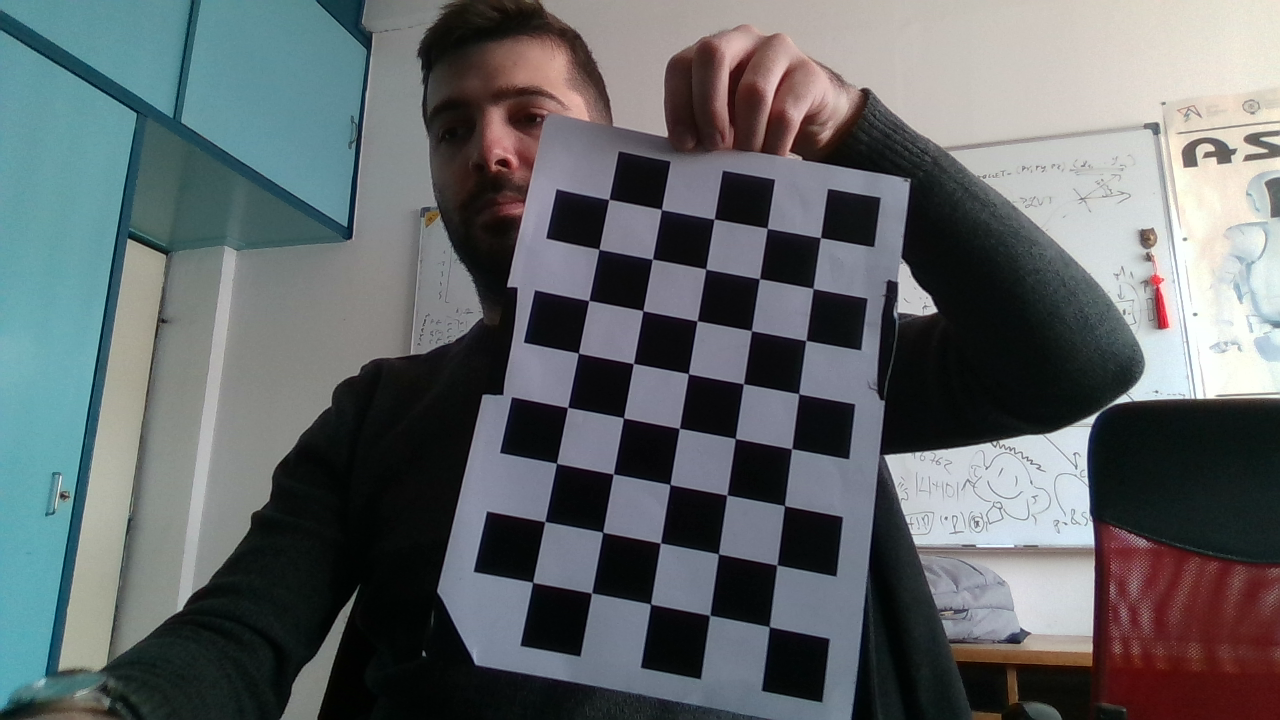
#> input picture calib/104122061553/img_00000.png, 1280 x 720 px; its folder holds 2 pictures in this run
$ python kalibracija.py --path calib/104122061553
#> lines starting #> are read from the running program, lines starting #| are printed output that depends on the picture; after the words box and inside, x2 and y2 are one past the last pixel; in counts of white or black regions, pixels touching at a corner belong together; long printed decimals are rounded
### utils.py
import cv2
import numpy as np
import os
import json

LINIJE = [
    (0, 1, (0, 0, 255)),
    (0, 15, (0, 0, 255)),
    (1, 2, (255, 0, 0)),
    (2, 3, (225, 0, 0)),
    (3, 4, (195, 0, 0)),
    (1, 5, (0, 255, 0)),
    (5, 6, (0, 225, 0)),
    (6, 7, (0, 195, 0)),
    (15, 17, (0, 0, 255)),
    (16, 18, (0, 0, 255)),
    (0, 16, (0, 0, 255)),
    (1, 8, (0, 0, 255)),
    (8, 12, (0, 0, 255)),
    (8, 9, (0, 0, 255)),
    (9, 10, (135, 0, 0)),
    (10, 11, (120, 0, 0)),
    (11, 22, (125, 0, 0)),
    (11, 24, (130, 0, 0)),
    (22, 23, (118, 0, 0)),
    (12, 13, (0, 120, 0)),
    (13, 14, (0, 125, 0)),
    (14, 19, (0, 130, 0)),
    (14, 21, (0, 135, 0)),
    (19, 20, (0, 118, 0))
]

# [12 lines left out: function iscrtaj_markere, not called in this run]


def ucitaj_fajlove(folder, sort=True, ekstenzije=None):
#> called with folder = 'calib/104122061553', sort = True
    all_files = list()
    for f in os.listdir(folder):
        if ekstenzije == None or (os.path.splitext(f)[-1] in ekstenzije):
            all_files.append(os.path.join(folder, f))
#> pass 2 of the loop in ucitaj_fajlove, `for f in os.listdir(folder):`:
    if sort:
        all_files.sort()
    return all_files


# [87 lines left out: functions ucitaj_unutrasnje_parametre, ucitaj_sve_parametre, zarotiraj_markere, ucitaj_json, ucitaj_markere, ucitaj_markere1 and 3 more, not called in this run]

### kalibracija.py
import argparse
import numpy as np
import cv2
import os
from utils import ucitaj_fajlove


def calibrate(images_path, file_name, width, height, cell_size, angle):

    print(angle)
    all_files = list()
    all_files = ucitaj_fajlove(images_path, ekstenzije={".png", ".jpg"})
    criteria = (cv2.TERM_CRITERIA_EPS + cv2.TERM_CRITERIA_MAX_ITER, 30, 0.001)

    single_object_points = np.zeros((width*height, 3), np.float32)
    for i in range(height):
        for j in range(width):
            single_object_points[i*width + j, :] = np.array(
                [j*cell_size, i*cell_size, 0], dtype=np.float32)
    object_points = []  # 3d point in real world space
    imgage_points = []
    i = 0
    for image in all_files:
        i+=1
        img = cv2.imread(image)
#> img is the input picture: shape (720, 1280, 3); mean B, G, R 104.5, 102.3, 97
        # [16 lines of commented-out code are left out]

        gray = cv2.cvtColor(img, cv2.COLOR_BGR2GRAY)
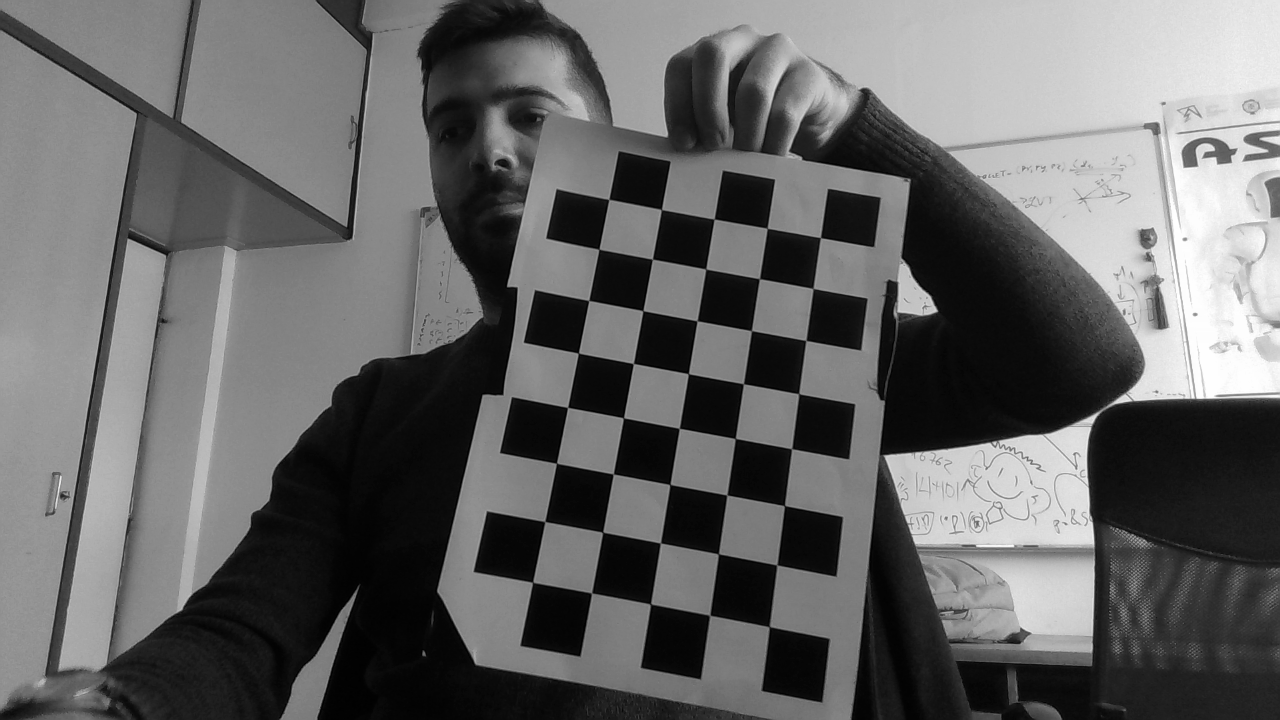
#> gray: shape (720, 1280); min 0, max 255, mean 100.9
        ret, corners = cv2.findChessboardCorners(gray, (width, height), None)
#> ret = True; corners = 40 rows, first 8: [820.5, 237.3], [812.9, 288.5], [805.7, 340.1], [798.4, 393.6], [791.7, 448.2], [784.5, 505.5], [776.9, 564.8], [769.1, 626.5]
        if ret == True:
            corners2 = cv2.cornerSubPix(
                gray, corners, (11, 11), (-1, -1), criteria)
#> corners2 = 40 rows, first 8: [820.4, 237.6], [813.1, 288.4], [805.9, 340.4], [798.7, 393.7], [791.7, 448.7], [784.4, 505.6], [776.9, 564.9], [769.3, 626.6]
            object_points.append(single_object_points)
            imgage_points.append(corners2)
            img = cv2.drawChessboardCorners(
                img, (width, height), corners2, ret)
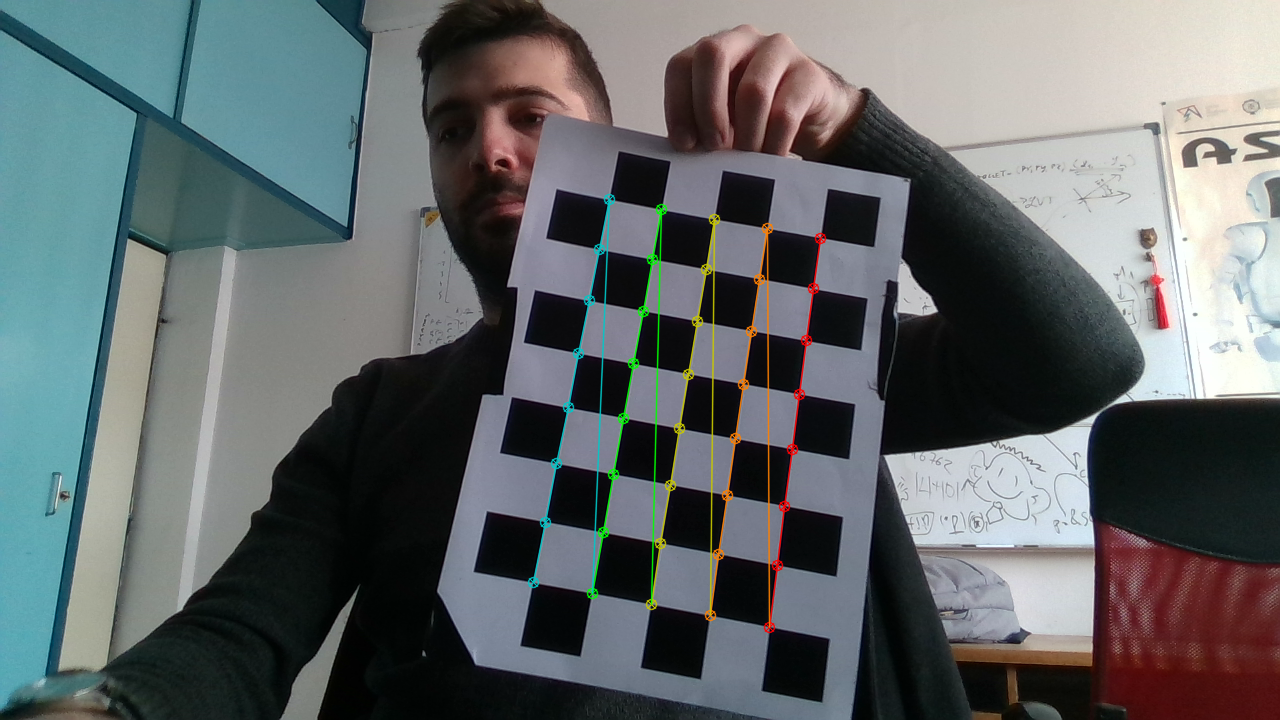
#> img: shape (720, 1280, 3); 1.5% of pixels changed, all inside (x1, y1, x2, y2) = (527, 193, 827, 634)
            cv2.imshow('img', img)
            cv2.waitKey(500)
#> pass 2 of the loop in calibrate, `for image in all_files:`:
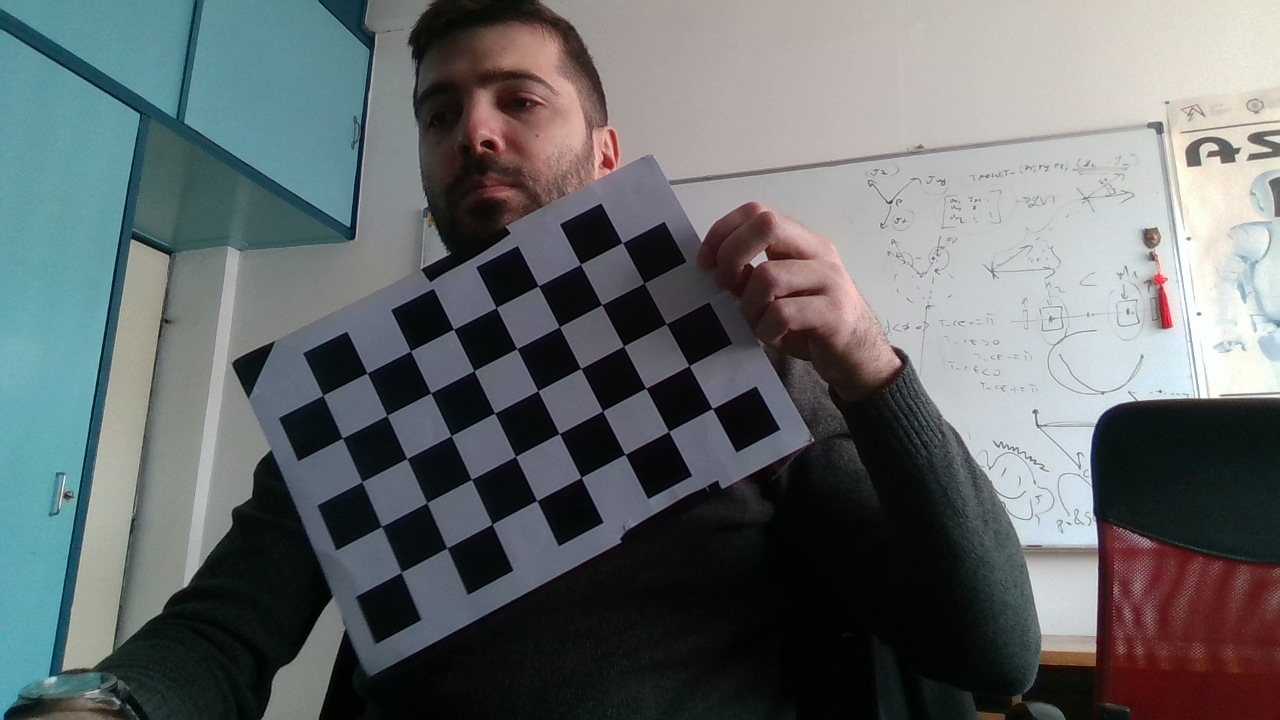
#> input picture calib/104122061553/img_00001.png, 1280 x 720 px
#> in calibrate, img is the input picture: shape (720, 1280, 3); mean B, G, R 107.8, 106.4, 101.1
#> in calibrate, `gray = cv2.cvtColor(img, cv2.COLOR_BGR2GRAY)`:
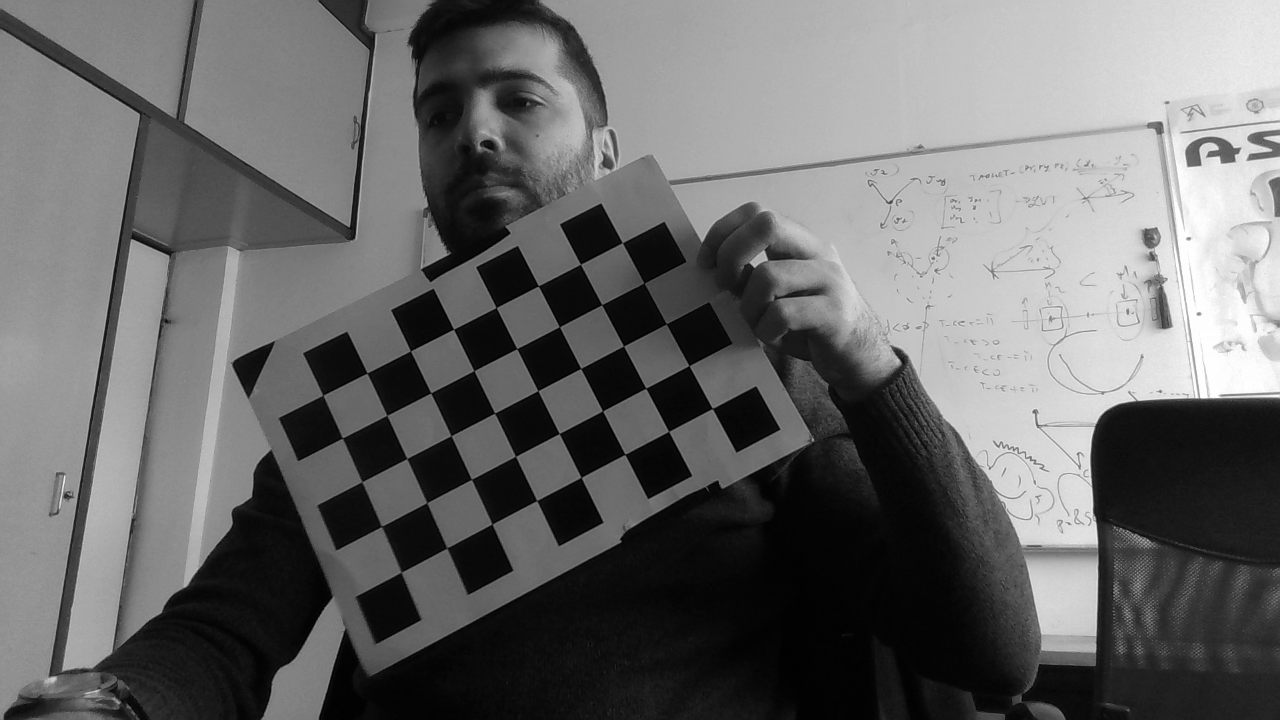
#> gray: shape (720, 1280); min 0, max 255, mean 104.9
#> corners = 40 rows, first 8: [712.3, 408.4], [668.6, 431.3], [624.9, 454.4], [581.3, 477.1], [536.4, 500.4], [492.1, 524], [446.4, 548.1], [401.2, 572.2]
#> corners2 = 40 rows, first 8: [712.3, 408.4], [668.6, 431.4], [624.9, 454.4], [581.1, 477.4], [536.7, 500.6], [492, 524.1], [446.8, 548], [401.1, 572.3]
#> in calibrate, `img = cv2.drawChessboardCorners( img, (width, height), corners2, ret)`:
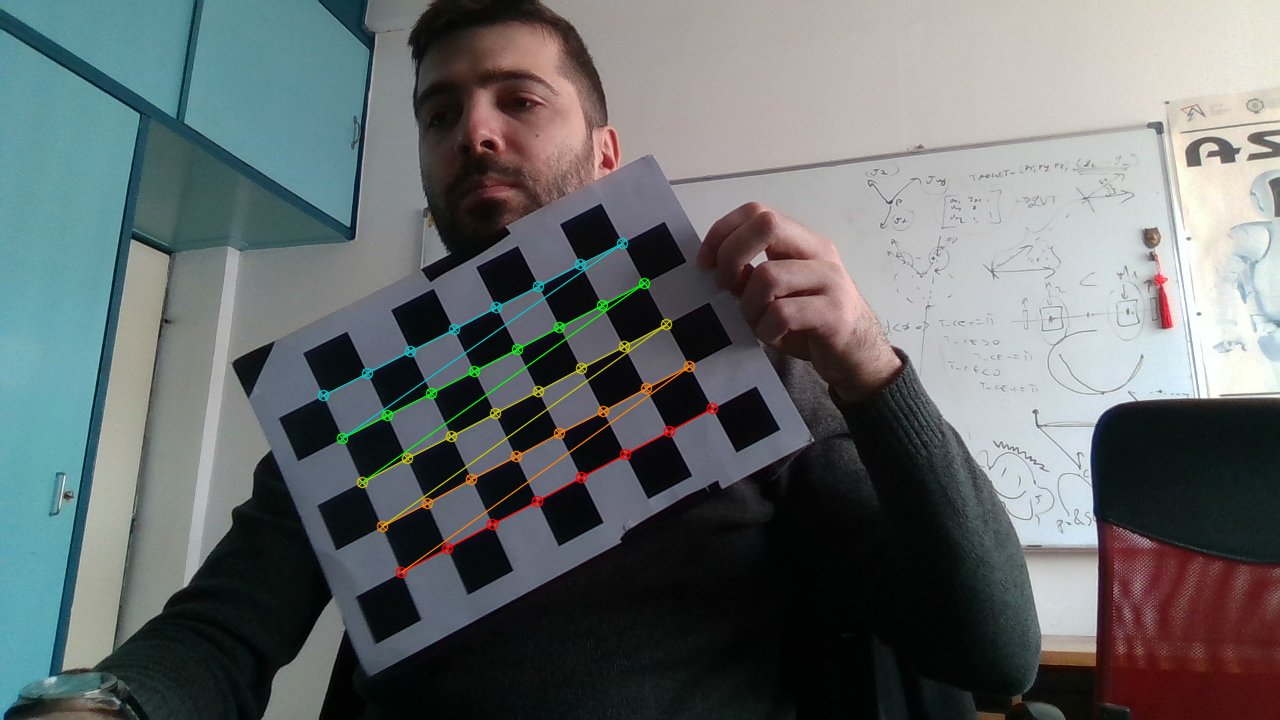
#> img: shape (720, 1280, 3); 1.22% of pixels changed, all inside (x1, y1, x2, y2) = (317, 237, 719, 579)
    cv2.destroyAllWindows()
    ret, mtx, dist, rvecs, tvecs = cv2.calibrateCamera(
        object_points, imgage_points, gray.shape[::-1], None, None)
#> ret = 0.15; mtx = [[998.8, 0, 635.3], [0, 994.1, 275.4], [0, 0, 1]]; dist = [[0.121, 0.294, -0.0204, 0.00238, -0.775]]; rvecs = ([-0.259, 0.21, 1.74], [0.0233, 0.334, 2.64]); tvecs = ([103.1, -20.71, 560.9], [46.81, 81.7, 606.8])
    mean_error = 0
    for i in range(len(object_points)):
        imgpoints2, _ = cv2.projectPoints(
            single_object_points, rvecs[i], tvecs[i], mtx, dist)
        error = cv2.norm(imgage_points[i],
                         imgpoints2, cv2.NORM_L2)/len(imgpoints2)
        mean_error += error
#> this loop made 2 passes
#> (error, mean_error) on passes 1 to 2: (0.0229, 0.0229), (0.0244, 0.0473)
#> after the loop, mean_error = 0.0473
    print("total error: {}".format(mean_error/len(object_points)))
#| total error: 0.02364

    file = cv2.FileStorage(file_name, cv2.FILE_STORAGE_WRITE)
#> (the run stopped early here; a loop or call above may not have finished)
